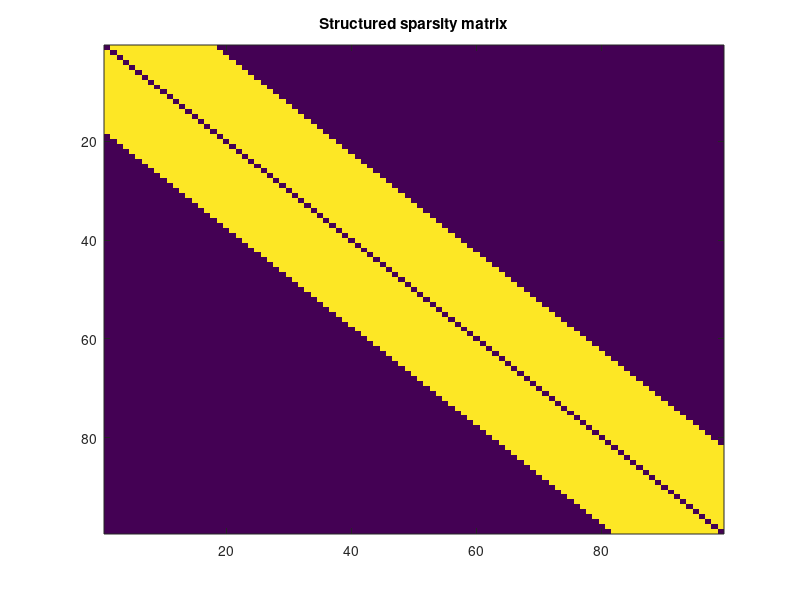
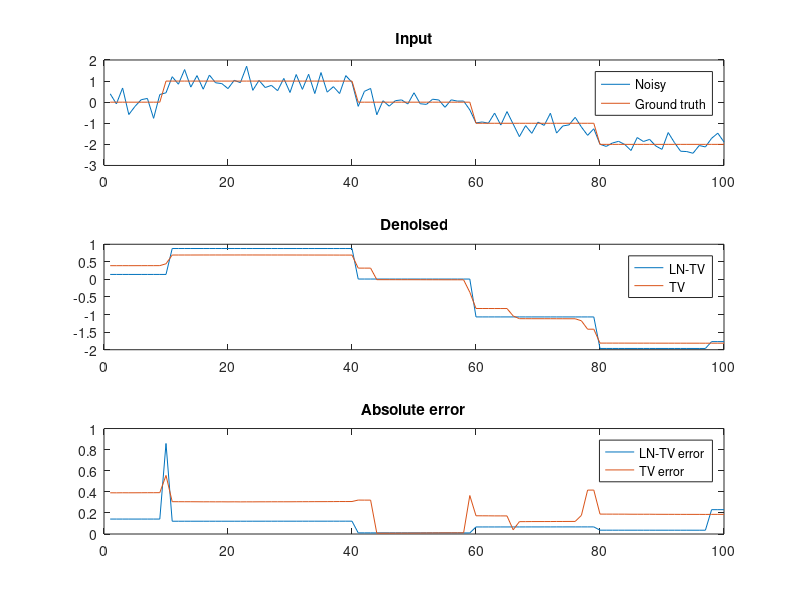

Recreate these plots in MATLAB, in order.
% Denoising a noisy piecewise constant signal with LN-TV or regular TV 

% Make an arbitrary noisy piecewise constant signal y
rng(999999)

% Ground truth
x = zeros(100,1);
x(10:40) = 1;
x(60:80) = -1;
x(80:100) = -2;

% Noisy
y = awgn(x,10,'measured');

% Construct finite differencing matrix
D = diag(ones(1,length(x)),0) - diag(ones(1,length(x)-1),1);
D(end,:) = [];
D = sparse(D);

%% LN-TV MEGS
% Create structured sparsity matrix for local-neighborhood TV
S = conv2(eye(length(x)-1),ones(35,1),'same') - eye(length(x)-1);

lambda = 35;
step_size = 0.000001;

x_est = y;

% Use a subgradient method to solve
% Could also use ADMM for a more efficient solution, see paper for details.
for i = 1:75000
    grad = (x_est - y);
    Dx = D*x_est;
    grad = grad + lambda*2*D' * ((S*abs(Dx)).*sign(Dx));
    
    x_est = x_est - step_size*grad;
    
    cost_lntv(i) = norm(x_est - y) + abs(Dx)'*S*abs(Dx);
    step_size = step_size*0.99999;
end

%% Normal TV
step_size = 0.00005;
x_est_tv = y;
lambda = 3.52;

for i = 1:75000
    grad = (x_est_tv - y);
    grad = grad + lambda*D'*sign(D*x_est_tv);
    
    x_est_tv = x_est_tv - step_size*grad;
    
    cost_tv(i) = norm(x_est_tv - y) + norm(D*x_est_tv,1);
    step_size = step_size*0.999999;
end

%% Plot results
figure 
imagesc(S)
title('Structured sparsity matrix')

figure
subplot(3,1,1)
plot(y)
hold on
plot(x)
legend('Noisy','Ground truth')
title('Input')

subplot(3,1,2)
plot(x_est)
hold on
plot(x_est_tv)
legend('LN-TV','TV')
title('Denoised')

subplot(3,1,3)
title('Absolue error')
plot(abs(x-x_est))
hold on
plot(abs(x-x_est_tv))
legend('LN-TV error','TV error')
title('Absolute error')
